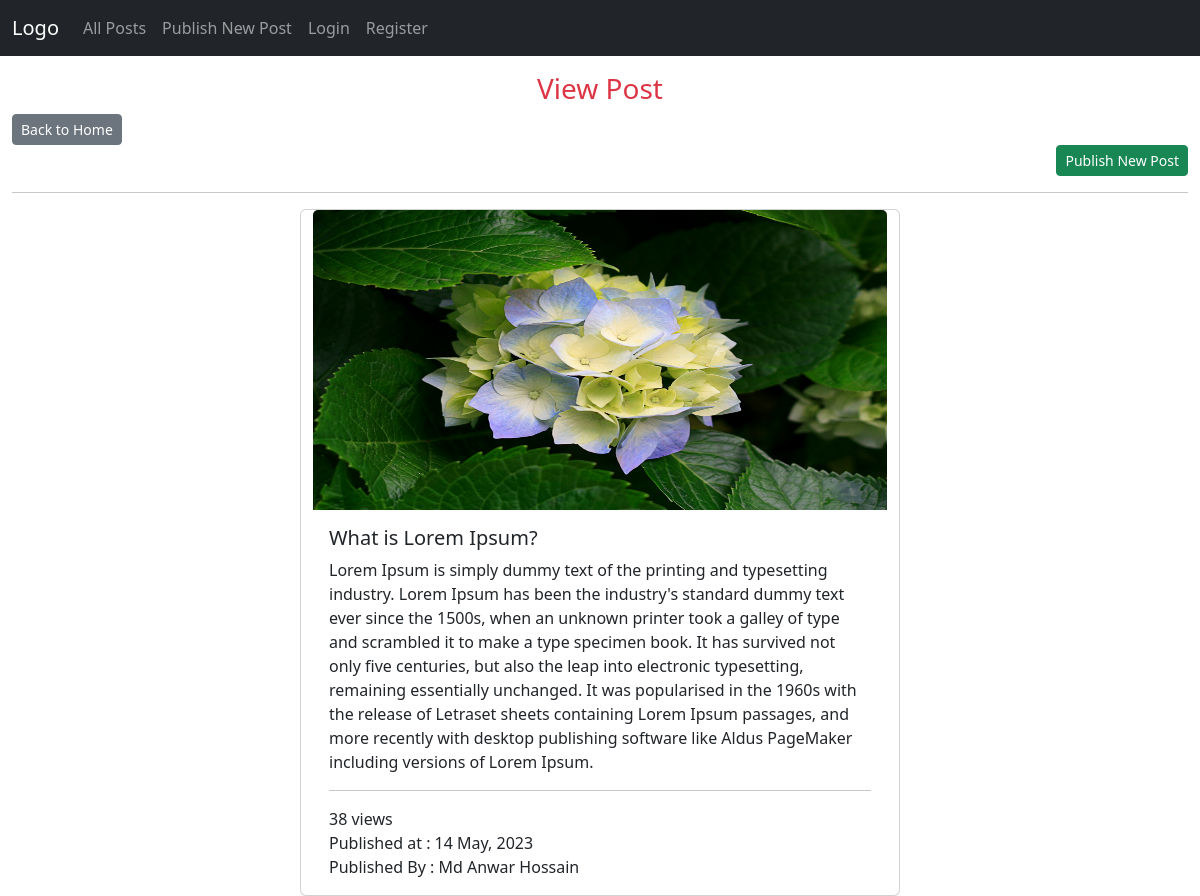
The app's page /post-show?id=1 with its own data.
### tables this page shows
CREATE TABLE `posts` (
  `id` int(11) NOT NULL,
  `user_id` int(11) NOT NULL,
  `title` varchar(255) NOT NULL,
  `body` varchar(15000) NOT NULL,
  `image` varchar(255) DEFAULT NULL,
  `view` bigint(20) DEFAULT 0,
  `published_at` datetime NOT NULL
);

CREATE TABLE `users` (
  `id` int(11) NOT NULL,
  `name` varchar(255) NOT NULL,
  `email` varchar(255) NOT NULL,
  `password` varchar(255) NOT NULL,
  `image` varchar(255) DEFAULT NULL,
  `registered_at` datetime NOT NULL
);

### Helpers/functions.php (called while the page is built, shortened)
<?php
function isActive($uri)
{
    return parse_url($_SERVER['REQUEST_URI'])['path'] == $uri ? 'active' : '';
}
function view($url, $data = [])
{
    extract($data);
    $url = str_replace('.', '/', $url);
    require('Views/'.$url.'.blade.php');
}
function getFilePath($folder = null, $file = null)
{
    if(!empty($folder) && !empty($file))
    {
        $path = 'public/images/'.$folder.'/'.$file;
        if(file_exists($path))
        {
            return $path;
        }
        return 'public/images/default/no_image.jpg';
    }
}

### Controllers/PostController.php (called while the page is built, shortened)
<?php
class PostController extends Controller {
    public $db;
    public function __construct($db)
    {
        $this->db = $db;
    }
    public function show()
    {
        $id = $_GET['id'];
        $view_count = $this->db->query("SELECT SUM(view) FROM posts WHERE id = :id", ['id'=>$id])->findOrFail();
        $view_update = $this->db->query("UPDATE posts SET view = $view_count[0] + 1 WHERE id = :id", ['id'=>$id]);
        if($view_update)
        {
            $post = $this->db->query("SELECT p.*, u.name FROM posts p
                        JOIN users u
                        ON p.user_id = u.id
                        WHERE p.id = :id
                        ORDER BY p.published_at DESC", ['id'=>$id]
                    )->findOrFail();
        }
        return view('posts.show', compact('post'));
    }
}

### index.php (called while the page is built, shortened)
<?php
require('Helpers/functions.php');
require('Router/Route.php');
$uri = parse_url($_SERVER['REQUEST_URI'])['path'];
$method = $_POST['_method'] ?? $_SERVER['REQUEST_METHOD'];
Route::router($uri, $method);

### Controllers/Auth/Auth.php (called while the page is built, shortened)
<?php
class Auth {
    public static function user()
    {
        return isset($_SESSION['user']);
    }
}

### Config/Database.php (called while the page is built, shortened)
<?php
class Database{
    public $connection;
    public $statement;
    public function __construct($config, $user = "root", $pass = "")
    {
        $dsn = "mysql:".http_build_query($config, "", ";");
        $this->connection = new PDO($dsn, $user, $pass);
    }
    public function raw($query, $params = [])
    {
        $this->statement = $this->connection->prepare($query);
        $this->statement->execute($params);
        return $this->statement;
    }
    public function query($query, $params = [])
    {
        $this->raw($query, $params);
        return $this;
    }
    public function find()
    {
        return $this->statement->fetch();
    }
    public function findOrFail()
    {
        $result = $this->find();
        return $result;
    }
}

### Views/posts/show.blade.php (the view, shortened to what this page needs)
<?php require('Views/partials/head.blade.php') ?>
<?php require('Views/partials/nav.blade.php') ?>
<div class="container-fluid mt-3">
  <h3 class="text-center text-danger">View Post</h3>
    <div align="left">
            <a href="/" class="btn btn-secondary btn-sm" >Back to Home</a>
    </div>
    <div align="right">
        <a href="/publish-post" class="btn btn-success btn-sm" >Publish New Post</a>
    </div>
    <hr>
   <div class="row">
    <div class="card col-md-6 offset-md-3">
        <img src="<?= getFilePath('posts', $post['image'])?>" class="card-img-top" alt="" height="300">
        <div class="card-body">
            <h5 class="card-title"><?= $post['title'] ?></h5>
            <p class="card-text"><?= $post['body'] ?></p><hr>
            <p class="card-text"><?= $post['view'] ?> views <br>
                Published at : <?= date('d F, Y', strtotime($post['published_at'])) ?><br>
                Published By : <?= $post['name'] ?>
            </p>
        </div>
    </div>
    </div>
</div>
<?php require('Views/partials/foot.blade.php') ?>

### Router/Route.php (shortened to what this page needs)
<?php
require('Config/Database.php');
require('Controllers/Auth/Auth.php');
class Route {
    public static $routes = [];
    public static function add($method, $uri, $controller)
    {
        static::$routes[] = [
            'method' => $method,
            'uri' => $uri,
            'controller' => $controller,
            'middleware' => '',
        ];
        return new self;
    }
    public static function middleware($key)
    {
        static::$routes[array_key_last(static::$routes)]['middleware'] = $key;
    }
    public static function router($uri, $method)
    {
        $config = require('Config/config.php');
        $db = new Database($config['database']);
        foreach(static::$routes as $route)
        {
            if($route['uri'] == $uri && $route['method'] == strtoupper($method))
            {
                $data = explode('@', $route['controller']);
                $object = new $data[0]($db);
                $method = $data[1];
                $object->$method();
            }
        }
    }
}

### Views/partials/nav.blade.php (shortened to what this page needs)
<nav class="navbar navbar-expand-sm bg-dark navbar-dark">
  <div class="container-fluid">
    <a class="navbar-brand" href="/">Logo</a>
    <div class="collapse navbar-collapse" id="collapsibleNavbar">
      <ul class="navbar-nav">
        <li class="nav-item">
          <a class="nav-link <?= isActive('/') ?>" href="/">All Posts</a>
        </li>
        <li class="nav-item">
          <a class="nav-link <?= isActive('/posts') ?>" href="/publish-post">Publish New Post</a>
        </li>
        <?php if(Auth::user()) { ?>
          <li class="nav-item dropdown">
          <a class="nav-link dropdown-toggle" href="#" role="button" data-bs-toggle="dropdown"><?= Auth::name() ?></a>
          <ul class="dropdown-menu">
            <li><a class="dropdown-item" href="#">My Profile</a></li>
            <li><a class="dropdown-item" href="#">Change Password</a></li>
            <li>
              <form method="POST" action="/logout" id="logout-form">
                <a class="dropdown-item" href="/logout" onclick="event.preventDefault(); document.getElementById('logout-form').submit();">Logout</a>
              </form>
            </li>
          </ul>
        </li>
        <?php } else  {  ?>
          <li class="nav-item">
            <a class="nav-link <?= isActive('/login') ?>" href="/login">Login</a>
          </li>
          <li class="nav-item">
            <a class="nav-link <?= isActive('/register') ?>" href="/register">Register</a>
          </li>
        <?php } ?>
      </ul>
    </div>
  </div>
</nav>

### records on screen
posts: image (picture), title "What is Lorem Ipsum?", body "Lorem Ipsum is simply dummy text of the printing and typesetting industry. Lorem Ipsum has been the industry's standard dummy text ever since the 1500s, when an unknown printer took a galley of type and scrambled it to make a type specimen book. It has survived not only five centuries, but also the leap into electronic typesetting, remaining essentially unchanged. It was popularised in the 1960s with the release of Letraset sheets containing Lorem Ipsum passages, and more recently with desktop publishing software like Aldus PageMaker including versions of Lorem Ipsum.", view "38", published_at "14 May, 2023", user.name "Md Anwar Hossain"
